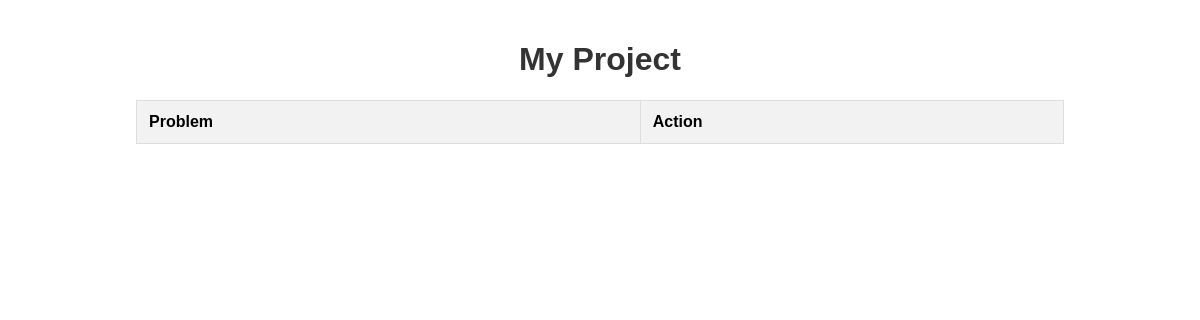
Before: /myproject/ with the older database file.
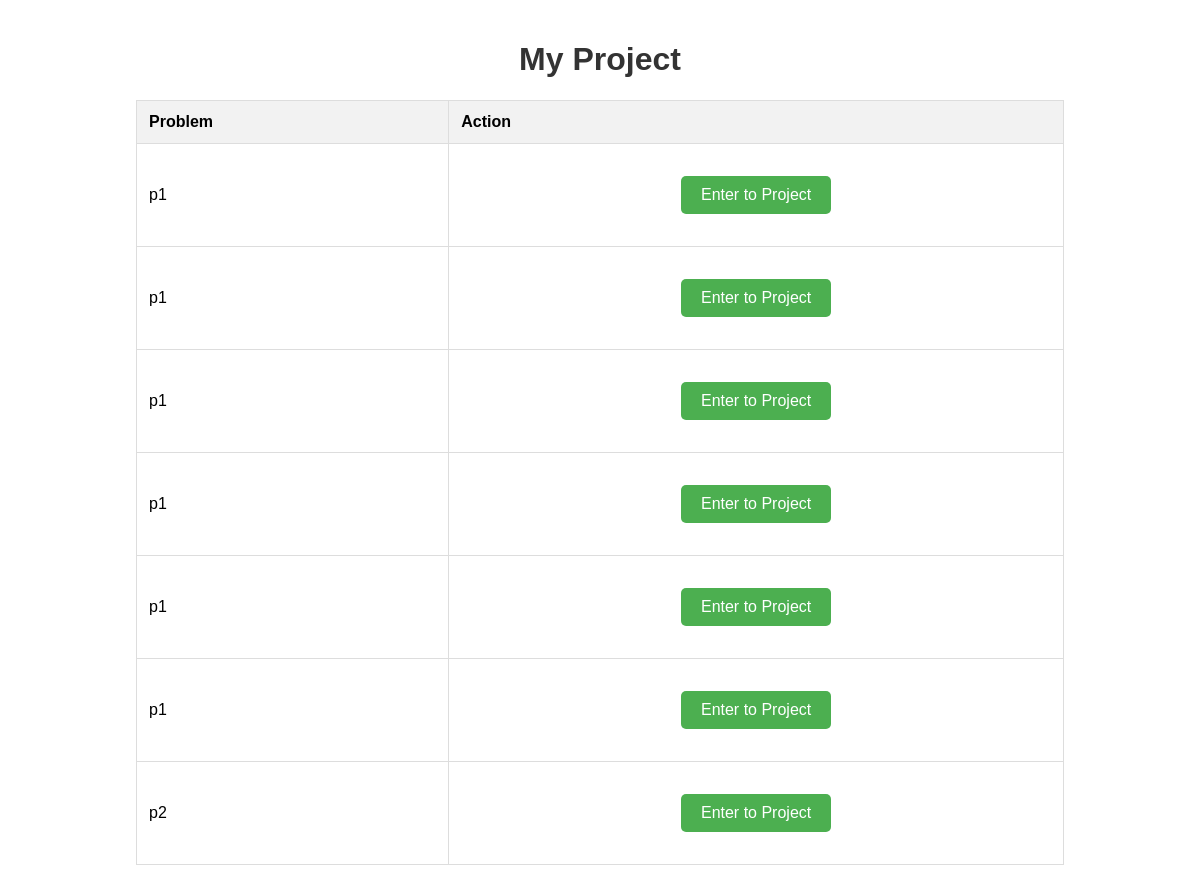
After: the same page with the newer database file.
### app1/models.py (models this page shows)
class MyProject(models.Model):
    problem = models.TextField()  # Corresponding values of the "Problem" column
    solution = models.TextField()
    current_status = models.CharField(max_length=100)
    works_left = models.CharField(max_length=100)
    timestamp = models.DateTimeField(auto_now_add=True)

### app1/views.py (the view)
# urls.py: path('myproject/', views.myproject_view, name='myproject'),
def myproject_view(request):
    myprojects = MyProject.objects.all()
    return render(request, 'myproject.html', {'myprojects': myprojects})

### templates/myproject.html (shortened to what this page needs)
<!DOCTYPE html>
<html lang="en">
<head>
</head>
<body>
<h1>My Project</h1>
<table>
    <thead>
        <tr>
            <th>Problem</th>
            <th>Action</th>
        </tr>
    </thead>
    <tbody>
        {% for project in myprojects %}
            <tr>
                <td>{{ project.problem }}</td>
                <td>
                    <form method="post" action="">
                        <button type="submit">Enter to Project</button>
                    </form>
                </td>
            </tr>
        {% endfor %}
    </tbody>
</table>
</body>
</html>

Changed rows visible on the page:
added MyProject: problem "p1"
added MyProject: problem "p1"
added MyProject: problem "p1"
added MyProject: problem "p1"
added MyProject: problem "p1"
added MyProject: problem "p1"
added MyProject: problem "p2"
